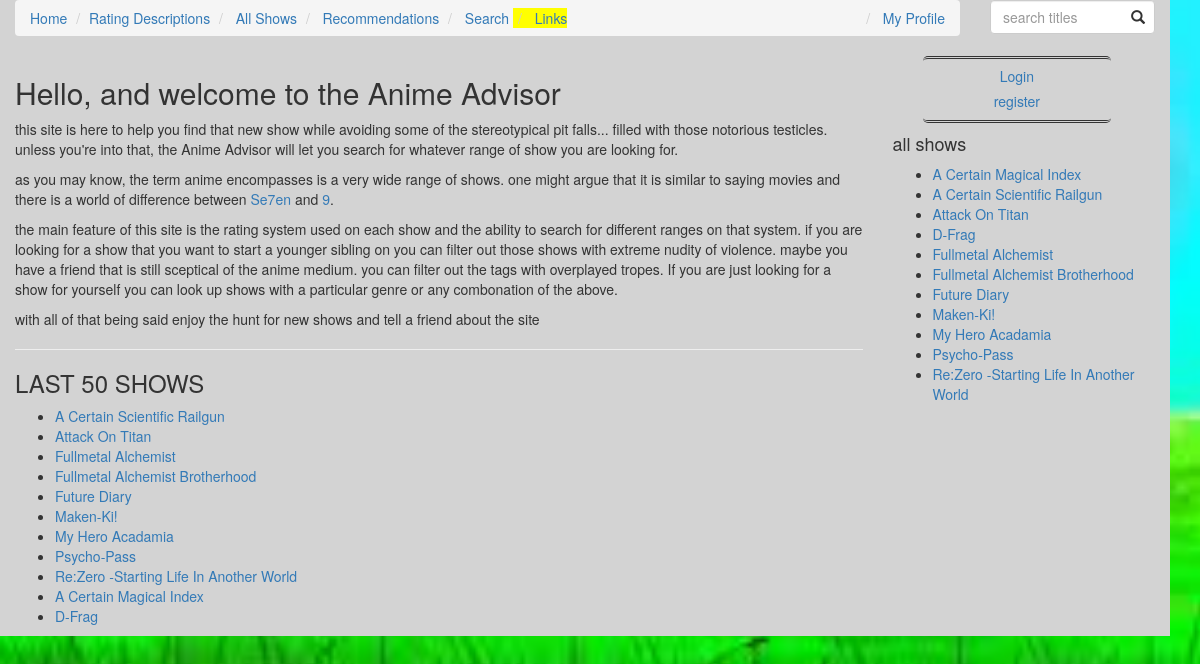
The page / on the database its author committed.
### animeupload/models.py (models this page shows, shortened)
class Show(models.Model):
	n_choices= (
		(NONE,"none"),
		(UNDERWEAR,"underwear"),
		(CENCORED,"cencored"),
		(BUTT,"butt"),
		(BARBIE_SMOOTH,"barbie smooth"),
		(OUTINES,"outlined"),
		(NIPPLE,"nipple"),
		(FULL_FRONTAL,"full frontal"),
	)
	swares= (
		(NONE,"none"),
		(DAMN,"mild"),
		(CENCORED,"cencored"),
		(FUCK,"uncencored"),
	)
	osi_levels = (
		(NONE,"none"),
		(LIGHT,"light kissing"),
		(DEEP,"deep kissing/grope"),
		(SEX,"sex"),
	)
	osv_levels = (
		(NONE,"none"),
		(ESRB_E,"cartoon"),
		(ESRB_T,"blood"),
		(ESRB_M,"realistic"),
		(ESRB_A,"extreme"),
	)
	emotional_challenge = standard_choices
	mi_levels =(
		(NONE,"none"),
		(CORPSE_LTE,"unmarred dead"),
		(SILHOUETTE,"silhouetted dismemberment"),
		(DISMEMBERED,"dismemberment"),
	)
	gore_levels =standard_choices
	fan_levels =standard_choices
	si_levels=(
		(NONE,"none"),
		(UNINTENTIONAL,"unintentional"),
		(MISCHIEVOUS,"mischievous"),
		(MALICE_LTE,"malicious(molestation)"),
		(MALICE_HVY,"extremley malicious(rape)"),
	)
	tone_levels=(
		(LITE_TONE,"light tone"),
		(MODERATE_TONE,"moderate tone"),
		(DARK_TONE,"dark tone"),
		(ULTA_DARK_TONE,"ultra dark tone"),
	)
	ma_levels = standard_choices
	image = models.FileField(default = "images/fnf/fnf.jpg", blank=True, upload_to='images/')
	english_title = models.CharField(max_length=200)
	japanese_title = models.CharField(max_length=200, null= True)
	description = models.TextField(max_length = 1000)
	total_episodes = models.IntegerField()
	ova=  models.BooleanField(default = False)
	movies = models.IntegerField(default = 0)
	total_seasons = models.IntegerField(default = 1)
	ongoing = models.BooleanField(default = False)
	series = models.ForeignKey(Series, null = True, blank = True, on_delete=models.SET_NULL)
	nudity = models.IntegerField(default = NONE, choices= n_choices)
	on_screen_intimacy = models.IntegerField(default = NONE, choices= osi_levels)
	sexual_intent = models.IntegerField(default = NONE, choices = si_levels)
	violence = models.IntegerField(default = NONE, choices= osv_levels)
	gore = models.IntegerField(default = NONE, choices= gore_levels)
	morbid_images = models.IntegerField(default = NONE, choices= mi_levels)
	feels = models.IntegerField(default = NONE, choices= emotional_challenge)
	profanity = models.IntegerField(default = NONE, choices= swares)
	moral_ambiguity = models.IntegerField(default = NONE, choices= ma_levels)
	fan_service = models.IntegerField(default = NONE, choices= fan_levels)
	tags = models.ManyToManyField(Tag, blank=True)
	genres = models.ManyToManyField(Genre, blank=True)
	modified_date = models.DateTimeField(auto_now=True, blank = True, null=True)
	class Meta:
		ordering = ["english_title"]

### animeupload/views.py (the view)
# urls.py: url(r'^$',views.index, name='index'),
def index(request):
	shows = Show.objects.all()
	return render(request, 'animeupload/index.html', {
		'shows': shows,
		})

### firstdjango/templates/animeupload/index.html
{% extends "wsidebar.html" %}
{% block main %}
	<div class="col-xs-9">
	<h2>Hello, and welcome to the Anime Advisor</h2>
	<p>
	 this site is here to help you find that new show while avoiding some of the stereotypical pit falls... filled with those notorious testicles.
	unless you're into that, the Anime Advisor will let you search for whatever range of show you are looking for.
	</p>
	<p>
		as you may know, the term anime encompasses is a very wide range of shows. one might argue that it is similar to saying movies and there is a world of
		difference between <a href = "http://www.imdb.com/title/tt0114369/?ref_=nv_sr_1">Se7en</a> and <a href="http://www.imdb.com/title/tt0472033/?ref_=fn_al_tt_1">9</a>.
	</p>
	<p>
	the main feature of this site is the rating system used on each show and the ability to search for different ranges on that system.
	if you are looking for a show that you want to start a younger sibling on you can filter out those shows with extreme nudity of violence.
	maybe you have a friend that is still sceptical of the anime medium. you can filter out the tags with overplayed tropes.
	If you are just looking for a show for yourself you can look up shows with a particular genre or any combonation of the above.
	</p>
	<p>
	with all of that being said enjoy the hunt for new shows and tell a friend about the site
	</p>
	<hr>
	<h3>LAST 50 SHOWS</h3>
	<ul>
		{% for show in shows|dictsort:"modified_date" %}
			{% if forloop.counter0 < 50%}
			<li>
				<a href = "{% url 'show_detail' show.id %}">
					{{ show.english_title|title }}
				</a>
			</li>
			{% endif %}
		{% endfor %}
	</ul>
</div>
{% endblock %}

### firstdjango/templates/wsidebar.html
{% extends "base.html" %}
	{% block content %}
		<div class ="row">
			{% block main %}
			{% endblock %}
			{% block sidebar %}
				<div class="col-xs-3">
					<div class="row">
						<div class="col-xs-1">
						</div>
						<div class ="col-xs-10">
							<div style="border-style: double hidden; border-radius:5px; text-align: center;">
							{% if request.user.is_authenticated %}
								<h6> welcome {{ request.user.username }}</h6>
								<a href="{% url 'account_logout'%}?next={{request.path}}">logout</a>
							{% else %}
								<h5><a href="{% url 'account_login' %}?next={{request.path}}"> Login</a></h5>
								<h5> <a href="{% url 'account_signup' %}?next={% url 'index'%}"> register</a> </h5>
							{% endif %}
							</div>
						</div>
						<div class="col-xs-1">
						</div>
					</div>
					<h4>all shows</h4>
					<ul>
						{% for show in shows %}
							<li>
								<a href = "{% url 'show_detail' show.id %}">
								{{ show.english_title|title }}
								</a>
							</li>
						{% endfor %}
					</ul>
				</div>
			{% endblock sidebar %}
		</div>
	{% endblock content %}

### static/css/base.css (style rules this page uses)
html { height:100%; }
body { background-color: lime; background-image: url("../images/background.jpg"); background-repeat: no-repeat; background-attachment: fixed; background-size: cover; height: 100%; }
.row { background-color: lightgray; width: 100%; }

### rows shown on the page
Show: english_title "A Certain Scientific Railgun"
Show: english_title "Attack On Titan"
Show: english_title "Fullmetal Alchemist"
Show: english_title "Fullmetal Alchemist Brotherhood"
Show: english_title "Future Diary"
Show: english_title "Maken-Ki!"
Show: english_title "My Hero Acadamia"
Show: english_title "Psycho-Pass"
Show: english_title "Re:Zero -Starting Life In Another World"
Show: english_title "A Certain Magical Index"
Show: english_title "D-Frag"
